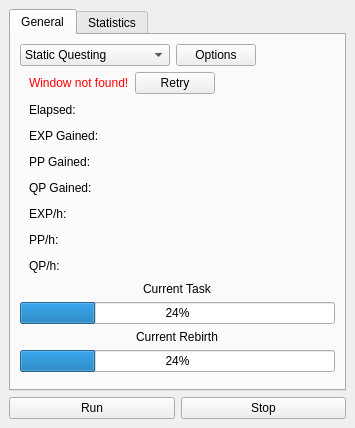
<?xml version="1.0" encoding="UTF-8"?>
<ui version="4.0">
 <class>MainWindow</class>
 <widget class="QMainWindow" name="MainWindow">
  <property name="geometry">
   <rect>
    <x>0</x>
    <y>0</y>
    <width>355</width>
    <height>428</height>
   </rect>
  </property>
  <property name="windowTitle">
   <string>NGU Script by Satyric</string>
  </property>
  <widget class="QWidget" name="centralwidget">
   <layout class="QVBoxLayout" name="verticalLayout">
    <property name="leftMargin">
     <number>9</number>
    </property>
    <property name="topMargin">
     <number>9</number>
    </property>
    <property name="rightMargin">
     <number>9</number>
    </property>
    <property name="bottomMargin">
     <number>9</number>
    </property>
    <item>
     <widget class="QTabWidget" name="tabWidget">
      <property name="currentIndex">
       <number>0</number>
      </property>
      <widget class="QWidget" name="tab_1">
       <attribute name="title">
        <string>General</string>
       </attribute>
       <layout class="QVBoxLayout" name="verticalLayout_3">
        <item>
         <layout class="QVBoxLayout" name="v_container">
          <item>
           <widget class="QWidget" name="w_combo_run" native="true">
            <layout class="QHBoxLayout" name="h_dropdown">
             <property name="spacing">
              <number>6</number>
             </property>
             <property name="leftMargin">
              <number>0</number>
             </property>
             <property name="topMargin">
              <number>0</number>
             </property>
             <property name="rightMargin">
              <number>0</number>
             </property>
             <property name="bottomMargin">
              <number>0</number>
             </property>
             <item>
              <widget class="QComboBox" name="combo_run">
               <property name="minimumSize">
                <size>
                 <width>150</width>
                 <height>0</height>
                </size>
               </property>
               <item>
                <property name="text">
                 <string>Static Questing</string>
                </property>
               </item>
               <item>
                <property name="text">
                 <string>Static ITOPOD</string>
                </property>
               </item>
               <item>
                <property name="text">
                 <string>30 minute guffin run</string>
                </property>
               </item>
               <item>
                <property name="text">
                 <string>24 hour rebirth</string>
                </property>
               </item>
               <item>
                <property name="text">
                 <string>Speedrun</string>
                </property>
               </item>
              </widget>
             </item>
             <item alignment="Qt::AlignRight">
              <widget class="QPushButton" name="run_options">
               <property name="text">
                <string>Options</string>
               </property>
              </widget>
             </item>
             <item>
              <spacer name="horizontalSpacer_8">
               <property name="orientation">
                <enum>Qt::Horizontal</enum>
               </property>
               <property name="sizeHint" stdset="0">
                <size>
                 <width>40</width>
                 <height>20</height>
                </size>
               </property>
              </spacer>
             </item>
            </layout>
           </widget>
          </item>
          <item>
           <widget class="QWidget" name="w_window" native="true">
            <layout class="QHBoxLayout" name="h_window">
             <property name="topMargin">
              <number>0</number>
             </property>
             <property name="bottomMargin">
              <number>0</number>
             </property>
             <item alignment="Qt::AlignLeft">
              <widget class="QLabel" name="window_info_text">
               <property name="palette">
                <palette>
                 <active>
                  <colorrole role="WindowText">
                   <brush brushstyle="SolidPattern">
                    <color alpha="255">
                     <red>255</red>
                     <green>0</green>
                     <blue>0</blue>
                    </color>
                   </brush>
                  </colorrole>
                  <colorrole role="Text">
                   <brush brushstyle="SolidPattern">
                    <color alpha="255">
                     <red>0</red>
                     <green>0</green>
                     <blue>0</blue>
                    </color>
                   </brush>
                  </colorrole>
                 </active>
                 <inactive>
                  <colorrole role="WindowText">
                   <brush brushstyle="SolidPattern">
                    <color alpha="255">
                     <red>255</red>
                     <green>0</green>
                     <blue>0</blue>
                    </color>
                   </brush>
                  </colorrole>
                  <colorrole role="Text">
                   <brush brushstyle="SolidPattern">
                    <color alpha="255">
                     <red>0</red>
                     <green>0</green>
                     <blue>0</blue>
                    </color>
                   </brush>
                  </colorrole>
                 </inactive>
                 <disabled>
                  <colorrole role="WindowText">
                   <brush brushstyle="SolidPattern">
                    <color alpha="255">
                     <red>120</red>
                     <green>120</green>
                     <blue>120</blue>
                    </color>
                   </brush>
                  </colorrole>
                  <colorrole role="Text">
                   <brush brushstyle="SolidPattern">
                    <color alpha="255">
                     <red>120</red>
                     <green>120</green>
                     <blue>120</blue>
                    </color>
                   </brush>
                  </colorrole>
                 </disabled>
                </palette>
               </property>
               <property name="text">
                <string>Window not found!</string>
               </property>
              </widget>
             </item>
             <item>
              <widget class="QPushButton" name="window_retry">
               <property name="text">
                <string>Retry</string>
               </property>
              </widget>
             </item>
             <item>
              <spacer name="horizontalSpacer_9">
               <property name="orientation">
                <enum>Qt::Horizontal</enum>
               </property>
               <property name="sizeHint" stdset="0">
                <size>
                 <width>40</width>
                 <height>20</height>
                </size>
               </property>
              </spacer>
             </item>
            </layout>
           </widget>
          </item>
          <item>
           <widget class="QWidget" name="w_elapsed" native="true">
            <property name="sizePolicy">
             <sizepolicy hsizetype="Preferred" vsizetype="Preferred">
              <horstretch>0</horstretch>
              <verstretch>0</verstretch>
             </sizepolicy>
            </property>
            <layout class="QHBoxLayout" name="h_elapsed">
             <property name="spacing">
              <number>6</number>
             </property>
             <property name="sizeConstraint">
              <enum>QLayout::SetDefaultConstraint</enum>
             </property>
             <property name="leftMargin">
              <number>9</number>
             </property>
             <property name="topMargin">
              <number>0</number>
             </property>
             <property name="rightMargin">
              <number>9</number>
             </property>
             <property name="bottomMargin">
              <number>0</number>
             </property>
             <item>
              <widget class="QLabel" name="elapsed_text">
               <property name="text">
                <string>Elapsed:</string>
               </property>
              </widget>
             </item>
             <item>
              <widget class="QLabel" name="elapsed_data">
               <property name="text">
                <string/>
               </property>
              </widget>
             </item>
             <item>
              <spacer name="horizontalSpacer">
               <property name="orientation">
                <enum>Qt::Horizontal</enum>
               </property>
               <property name="sizeHint" stdset="0">
                <size>
                 <width>40</width>
                 <height>20</height>
                </size>
               </property>
              </spacer>
             </item>
            </layout>
           </widget>
          </item>
          <item>
           <widget class="QWidget" name="w_exp" native="true">
            <layout class="QHBoxLayout" name="h_exp">
             <property name="topMargin">
              <number>0</number>
             </property>
             <property name="bottomMargin">
              <number>0</number>
             </property>
             <item>
              <widget class="QLabel" name="exp_text">
               <property name="text">
                <string>EXP Gained:</string>
               </property>
              </widget>
             </item>
             <item>
              <widget class="QLabel" name="exp_data">
               <property name="text">
                <string/>
               </property>
              </widget>
             </item>
             <item>
              <spacer name="horizontalSpacer_3">
               <property name="orientation">
                <enum>Qt::Horizontal</enum>
               </property>
               <property name="sizeHint" stdset="0">
                <size>
                 <width>40</width>
                 <height>20</height>
                </size>
               </property>
              </spacer>
             </item>
            </layout>
           </widget>
          </item>
          <item>
           <widget class="QWidget" name="w_pp" native="true">
            <layout class="QHBoxLayout" name="h_pp">
             <property name="topMargin">
              <number>0</number>
             </property>
             <property name="bottomMargin">
              <number>0</number>
             </property>
             <item>
              <widget class="QLabel" name="pp_text">
               <property name="text">
                <string>PP Gained:</string>
               </property>
              </widget>
             </item>
             <item>
              <widget class="QLabel" name="pp_data">
               <property name="text">
                <string/>
               </property>
              </widget>
             </item>
             <item>
              <spacer name="horizontalSpacer_2">
               <property name="orientation">
                <enum>Qt::Horizontal</enum>
               </property>
               <property name="sizeHint" stdset="0">
                <size>
                 <width>40</width>
                 <height>20</height>
                </size>
               </property>
              </spacer>
             </item>
            </layout>
           </widget>
          </item>
          <item>
           <widget class="QWidget" name="w_qp" native="true">
            <layout class="QHBoxLayout" name="h_qp">
             <property name="topMargin">
              <number>0</number>
             </property>
             <property name="bottomMargin">
              <number>0</number>
             </property>
             <item>
              <widget class="QLabel" name="qp_text">
               <property name="text">
                <string>QP Gained:</string>
               </property>
              </widget>
             </item>
             <item>
              <widget class="QLabel" name="qp_data">
               <property name="text">
                <string/>
               </property>
              </widget>
             </item>
             <item>
              <spacer name="horizontalSpacer_4">
               <property name="orientation">
                <enum>Qt::Horizontal</enum>
               </property>
               <property name="sizeHint" stdset="0">
                <size>
                 <width>40</width>
                 <height>20</height>
                </size>
               </property>
              </spacer>
             </item>
            </layout>
           </widget>
          </item>
          <item>
           <widget class="QWidget" name="w_exph" native="true">
            <layout class="QHBoxLayout" name="h_exph">
             <property name="topMargin">
              <number>0</number>
             </property>
             <property name="bottomMargin">
              <number>0</number>
             </property>
             <item>
              <widget class="QLabel" name="exph_text">
               <property name="text">
                <string>EXP/h:</string>
               </property>
              </widget>
             </item>
             <item>
              <widget class="QLabel" name="exph_data">
               <property name="text">
                <string/>
               </property>
              </widget>
             </item>
             <item>
              <spacer name="horizontalSpacer_5">
               <property name="orientation">
                <enum>Qt::Horizontal</enum>
               </property>
               <property name="sizeHint" stdset="0">
                <size>
                 <width>40</width>
                 <height>20</height>
                </size>
               </property>
              </spacer>
             </item>
            </layout>
           </widget>
          </item>
          <item>
           <widget class="QWidget" name="w_pph" native="true">
            <layout class="QHBoxLayout" name="h_pph">
             <property name="topMargin">
              <number>0</number>
             </property>
             <property name="bottomMargin">
              <number>0</number>
             </property>
             <item>
              <widget class="QLabel" name="pph_text">
               <property name="text">
                <string>PP/h:</string>
               </property>
              </widget>
             </item>
             <item>
              <widget class="QLabel" name="pph_data">
               <property name="text">
                <string/>
               </property>
              </widget>
             </item>
             <item>
              <spacer name="horizontalSpacer_6">
               <property name="orientation">
                <enum>Qt::Horizontal</enum>
               </property>
               <property name="sizeHint" stdset="0">
                <size>
                 <width>40</width>
                 <height>20</height>
                </size>
               </property>
              </spacer>
             </item>
            </layout>
           </widget>
          </item>
          <item>
           <widget class="QWidget" name="w_qph" native="true">
            <layout class="QHBoxLayout" name="h_qph">
             <property name="topMargin">
              <number>0</number>
             </property>
             <property name="bottomMargin">
              <number>0</number>
             </property>
             <item>
              <widget class="QLabel" name="qph_text">
               <property name="text">
                <string>QP/h:</string>
               </property>
              </widget>
             </item>
             <item>
              <widget class="QLabel" name="qph_data">
               <property name="text">
                <string/>
               </property>
              </widget>
             </item>
             <item>
              <spacer name="horizontalSpacer_7">
               <property name="orientation">
                <enum>Qt::Horizontal</enum>
               </property>
               <property name="sizeHint" stdset="0">
                <size>
                 <width>40</width>
                 <height>20</height>
                </size>
               </property>
              </spacer>
             </item>
            </layout>
           </widget>
          </item>
          <item alignment="Qt::AlignHCenter">
           <widget class="QLabel" name="current_task_text">
            <property name="text">
             <string>Current Task</string>
            </property>
           </widget>
          </item>
          <item>
           <widget class="QProgressBar" name="task_progress">
            <property name="layoutDirection">
             <enum>Qt::LeftToRight</enum>
            </property>
            <property name="autoFillBackground">
             <bool>false</bool>
            </property>
            <property name="value">
             <number>24</number>
            </property>
            <property name="textVisible">
             <bool>true</bool>
            </property>
            <property name="invertedAppearance">
             <bool>false</bool>
            </property>
           </widget>
          </item>
          <item alignment="Qt::AlignHCenter">
           <widget class="QLabel" name="current_rb_text">
            <property name="text">
             <string>Current Rebirth</string>
            </property>
           </widget>
          </item>
          <item>
           <widget class="QProgressBar" name="rebirth_progress">
            <property name="value">
             <number>24</number>
            </property>
           </widget>
          </item>
          <item>
           <spacer name="verticalSpacer">
            <property name="orientation">
             <enum>Qt::Vertical</enum>
            </property>
            <property name="sizeHint" stdset="0">
             <size>
              <width>20</width>
              <height>40</height>
             </size>
            </property>
           </spacer>
          </item>
         </layout>
        </item>
       </layout>
      </widget>
      <widget class="QWidget" name="tab_3">
       <attribute name="title">
        <string>Statistics</string>
       </attribute>
       <layout class="QHBoxLayout" name="horizontalLayout_4">
        <item>
         <layout class="QVBoxLayout" name="verticalLayout_2">
          <item>
           <layout class="QHBoxLayout" name="horizontalLayout_3">
            <item>
             <widget class="QLabel" name="label">
              <property name="text">
               <string>Lifetime I.T.O.P.O.D snipes:</string>
              </property>
             </widget>
            </item>
            <item>
             <widget class="QLabel" name="lifetime_itopod_kills_data">
              <property name="text">
               <string>0</string>
              </property>
             </widget>
            </item>
            <item>
             <spacer name="horizontalSpacer_11">
              <property name="orientation">
               <enum>Qt::Horizontal</enum>
              </property>
              <property name="sizeHint" stdset="0">
               <size>
                <width>40</width>
                <height>20</height>
               </size>
              </property>
             </spacer>
            </item>
           </layout>
          </item>
          <item>
           <layout class="QHBoxLayout" name="horizontalLayout_5">
            <item>
             <widget class="QLabel" name="label_2">
              <property name="text">
               <string>Time saved:</string>
              </property>
             </widget>
            </item>
            <item>
             <widget class="QLabel" name="lifetime_itopod_time_saved_data">
              <property name="text">
               <string>0</string>
              </property>
             </widget>
            </item>
            <item>
             <spacer name="horizontalSpacer_10">
              <property name="orientation">
               <enum>Qt::Horizontal</enum>
              </property>
              <property name="sizeHint" stdset="0">
               <size>
                <width>40</width>
                <height>20</height>
               </size>
              </property>
             </spacer>
            </item>
           </layout>
          </item>
          <item>
           <spacer name="verticalSpacer_2">
            <property name="orientation">
             <enum>Qt::Vertical</enum>
            </property>
            <property name="sizeHint" stdset="0">
             <size>
              <width>20</width>
              <height>40</height>
             </size>
            </property>
           </spacer>
          </item>
         </layout>
        </item>
       </layout>
      </widget>
     </widget>
    </item>
    <item>
     <layout class="QHBoxLayout" name="horizontalLayout">
      <item>
       <widget class="QPushButton" name="run_button">
        <property name="text">
         <string>Run</string>
        </property>
       </widget>
      </item>
      <item>
       <widget class="QPushButton" name="stop_button">
        <property name="enabled">
         <bool>true</bool>
        </property>
        <property name="text">
         <string>Stop</string>
        </property>
       </widget>
      </item>
     </layout>
    </item>
   </layout>
  </widget>
 </widget>
 <resources/>
 <connections/>
</ui>
